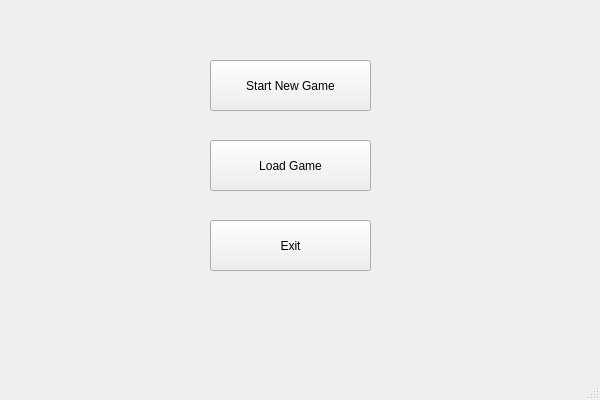
<?xml version="1.0" encoding="UTF-8"?>
<ui version="4.0">
 <class>MercuryClass</class>
 <widget class="QMainWindow" name="MercuryClass">
  <property name="geometry">
   <rect>
    <x>0</x>
    <y>0</y>
    <width>600</width>
    <height>400</height>
   </rect>
  </property>
  <property name="windowTitle">
   <string>Mercury</string>
  </property>
  <widget class="QWidget" name="centralWidget">
   <widget class="QPushButton" name="newGameButton">
    <property name="geometry">
     <rect>
      <x>210</x>
      <y>60</y>
      <width>161</width>
      <height>51</height>
     </rect>
    </property>
    <property name="text">
     <string>Start New Game</string>
    </property>
   </widget>
   <widget class="QPushButton" name="loadGameButton">
    <property name="geometry">
     <rect>
      <x>210</x>
      <y>140</y>
      <width>161</width>
      <height>51</height>
     </rect>
    </property>
    <property name="text">
     <string>Load Game</string>
    </property>
   </widget>
   <widget class="QPushButton" name="exitButton">
    <property name="geometry">
     <rect>
      <x>210</x>
      <y>220</y>
      <width>161</width>
      <height>51</height>
     </rect>
    </property>
    <property name="text">
     <string>Exit</string>
    </property>
   </widget>
  </widget>
  <widget class="QStatusBar" name="statusBar"/>
 </widget>
 <layoutdefault spacing="6" margin="11"/>
 <resources>
  <include location="Mercury.qrc"/>
 </resources>
 <connections/>
</ui>
